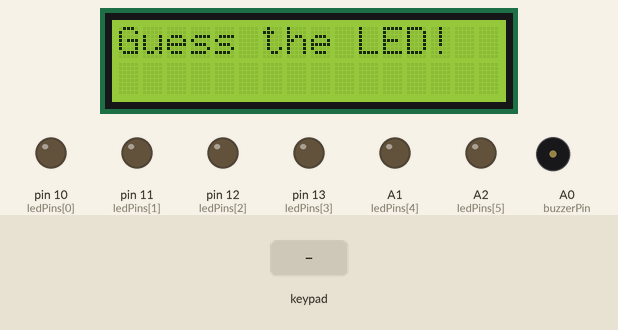
Simulated run of this sketch. Board: Arduino Uno, built with avr-gcc and run on an emulated ATmega328P. On the bench: 16×2 character LCD, output pins drawn as LEDs (lit = HIGH), buzzer (waves = sounding). The inputs (shaded band) are chosen by the test bench. Random numbers use the default seed unless the sketch sets one.

Above: at 1.2 s.
1.3 s: keypad keys 5 4 3 2 # pressed 0.4 s apart
At 3.5 s:
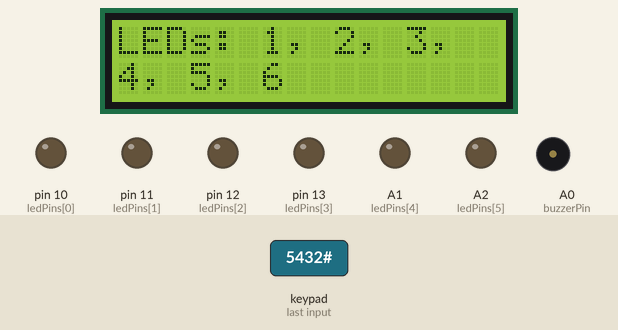
At 6.6 s:
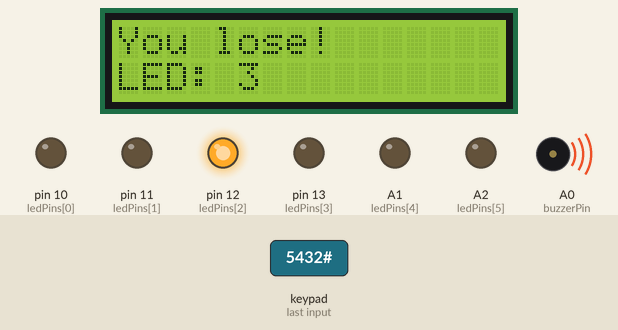
Timing chart, 0 to 15.3 s (numbered marks = the images above; inputs shaded):
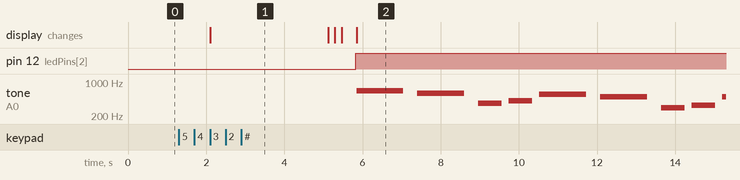

The sketch:

lab7-prob5-guess-the-led.ino
```cpp
// Include specific libraries
#include <Keypad.h>
#include <LiquidCrystal_I2C.h>

// Define LCD properties
LiquidCrystal_I2C lcd(0x27, 16, 2); // I2C address, columns, rows

// Define the keypad
const byte ROWS = 4;
const byte COLS = 4;
char keys[ROWS][COLS] = {
  {'1', '2', '3', 'A'},
  {'4', '5',  '6', 'B'},
  {'7', '8',  '9', 'C'},
  {'*', '0', '#', 'D'}
};
byte rowPins[ROWS] = {9, 8, 7, 6};
byte colPins[COLS] = {5, 4, 3, 2};

// Create an object of Keypad
Keypad keypad = Keypad(makeKeymap(keys), rowPins, colPins, ROWS, COLS);

// Define the LED pins
const int ledPins[] = {10, 11, 12, 13, A1, A2};
const int numLeds = 6;

// LED to user number mapping
const int ledMapping[] = {1, 2, 3, 4, 5, 6};

// Define buzzer pin
const int buzzerPin = A0;

// Define note frequencies
const int REST = 0;
const int NOTE_CS4 = 277;
const int NOTE_D4 = 294;
const int NOTE_E4 = 330;
const int NOTE_FS4 = 370;
const int NOTE_GS4 = 415;
const int NOTE_A4 = 440;
const int NOTE_B4 = 494;
const int NOTE_C5 = 523;
const int NOTE_CS5 = 554;
const int NOTE_D5 = 587;
const int NOTE_E5 = 659;
const int NOTE_F5 = 698;
const int NOTE_G5 = 784;
const int NOTE_A5 = 880;
const int NOTE_D6 = 977;
const int NOTE_B5 = 988;
const int NOTE_C6 = 1047;

// Selecta Theme Song
// Notes from https://www.youtube.com/watch?v=NNSRxQPz5UM
int selectaThemeSongNotes[] = {
  NOTE_E5, NOTE_G5, NOTE_C5,
  NOTE_A5, NOTE_C6, NOTE_F5,
  NOTE_G5, NOTE_A5, NOTE_B5, NOTE_A5, NOTE_B5,
  NOTE_D6, NOTE_C6,
  NOTE_E5, NOTE_G5, NOTE_C5,
  NOTE_A5, NOTE_C6, NOTE_F5,
  NOTE_G5, NOTE_A5, NOTE_B5, NOTE_A5, NOTE_B5,
  NOTE_D6, NOTE_C6,
};

int selectaThemeSongBaseTempo = 600;
int selectaThemeSongSize = sizeof(selectaThemeSongNotes) / sizeof(selectaThemeSongNotes[0]);

// Nokia Ringtone
// Notes from https://musescore.com/user/29944637/scores/5266155
int nokiaRingtoneNotes[] = {
  NOTE_E5, 8, NOTE_D5, 8, NOTE_FS4, 4, NOTE_GS4, 4,
  NOTE_CS5, 8, NOTE_B4, 8, NOTE_D4, 4, NOTE_E4, 4,
  NOTE_B4, 8, NOTE_A4, 8, NOTE_CS4, 4, NOTE_E4, 4,
  NOTE_A4, 2,
};
int nokiaRingtoneTempo = 150;
int nokiaRingtoneSize = sizeof(nokiaRingtoneNotes) / sizeof(nokiaRingtoneNotes[0]);

void setup() {
  Serial.begin(9600);
  lcd.init();
  lcd.backlight();

  // Initialize each LED pin as an output
  for (int i = 0; i < numLeds; i++) {
    pinMode(ledPins[i], OUTPUT);
  }

  // Initialize the random seed
  randomSeed(analogRead(10));
}

void loop() {
  // Print the initial message
  lcd.clear();
  lcd.setCursor(0, 0);
  lcd.print("Guess the LED!");
  delay(2000);

  // Display the LED mappings
  lcd.clear();
  lcd.setCursor(0, 0);
  lcd.print("LEDs: 1, 2, 3,");
  lcd.setCursor(0, 1);
  lcd.print("4, 5, 6");
  delay(3000);

  // Get the user's guess
  int guess = userGuess();

  // Display the guess on the LCD
  lcd.clear();
  lcd.setCursor(0, 0);
  lcd.print("You guessed: ");
  lcd.setCursor(0, 1);
  lcd.print(guess);

  // Light a random LED and get its number
  int litLed = randomLED();

  // Clear the LCD for the result
  lcd.clear();
  lcd.setCursor(0, 0);

  // Check if the guess is correct
  if (guess == litLed) {
    lcd.print("You win!");
    playSelectaThemeSong();
  } else {
    lcd.print("You lose!");
    lcd.setCursor(0, 1);
    lcd.print("LED: ");
    lcd.print(litLed);
    playNokiaRingtone();
  }

  // Wait for a few seconds before restarting the game
  delay(3000);

  for (int i = 0; i < numLeds; i++) {
    digitalWrite(ledPins[i], LOW);
  }
}

// Function to randomly light one LED and return the LED number (1-6)
int randomLED() {
  // Turn off all LEDs first
  for (int i = 0; i < numLeds; i++) {
    digitalWrite(ledPins[i], LOW);
  }

  // Select a random LED index (0 to 5)
  int randomIndex = random(0, numLeds);

  // Light the selected LED
  digitalWrite(ledPins[randomIndex], HIGH);

  // Return the LED number (1 to 6) according to mapping
  return ledMapping[randomIndex];
}

// Function to get user's guess
int userGuess() {
  lcd.clear();
  lcd.setCursor(0, 0);
  lcd.print("Enter guess: ");

  String guess = "";

  while (true) {
    char key = keypad.getKey();
    if (key) {
      if (key == '#') {
        lcd.clear();
        break;
      } else if (key >= '0' && key <= '6') {  // Only accept valid digits (1-6)
        guess += key;
        lcd.print(key);
      } else {
        lcd.setCursor(0, 1);
        lcd.print("Invalid input");
        delay(1000);
        lcd.setCursor(0, 1);
        lcd.print("              ");
      }
    }
  }

  return guess.toInt();
}

// Function to play Selecta Theme Song
void playSelectaThemeSong() {
  for (int i = 0; i < selectaThemeSongSize; i++) {
    int noteDuration = selectaThemeSongBaseTempo;
    tone(buzzerPin, selectaThemeSongNotes[i], noteDuration);
    delay(noteDuration * 1.30);
  }
}

// Function to play Nokia Ringtone when user loses
void playNokiaRingtone() {
  for (int i = 0; i < nokiaRingtoneSize; i += 2) {
    int note = nokiaRingtoneNotes[i];
    int duration = nokiaRingtoneNotes[i + 1] * nokiaRingtoneTempo;
    if (note == REST) {
      delay(duration);
    } else {
      tone(buzzerPin, note, duration);
      delay(duration * 1.30);
    }
  }
  noTone(buzzerPin);
}
```

Measured:
- after the input at 1.3 s, pin 12 (ledPins[2]): LOW → HIGH after 4.5 s; tone on A0 (buzzerPin): plays 659 Hz for 1.2 s, 587 Hz for 1.2 s, 370 Hz for 0.60 s, 415 Hz for 0.60 s, 554 Hz for 1.2 s, 494 Hz for 1.2 s … (9 notes in this stretch), starting after 4.5 s
